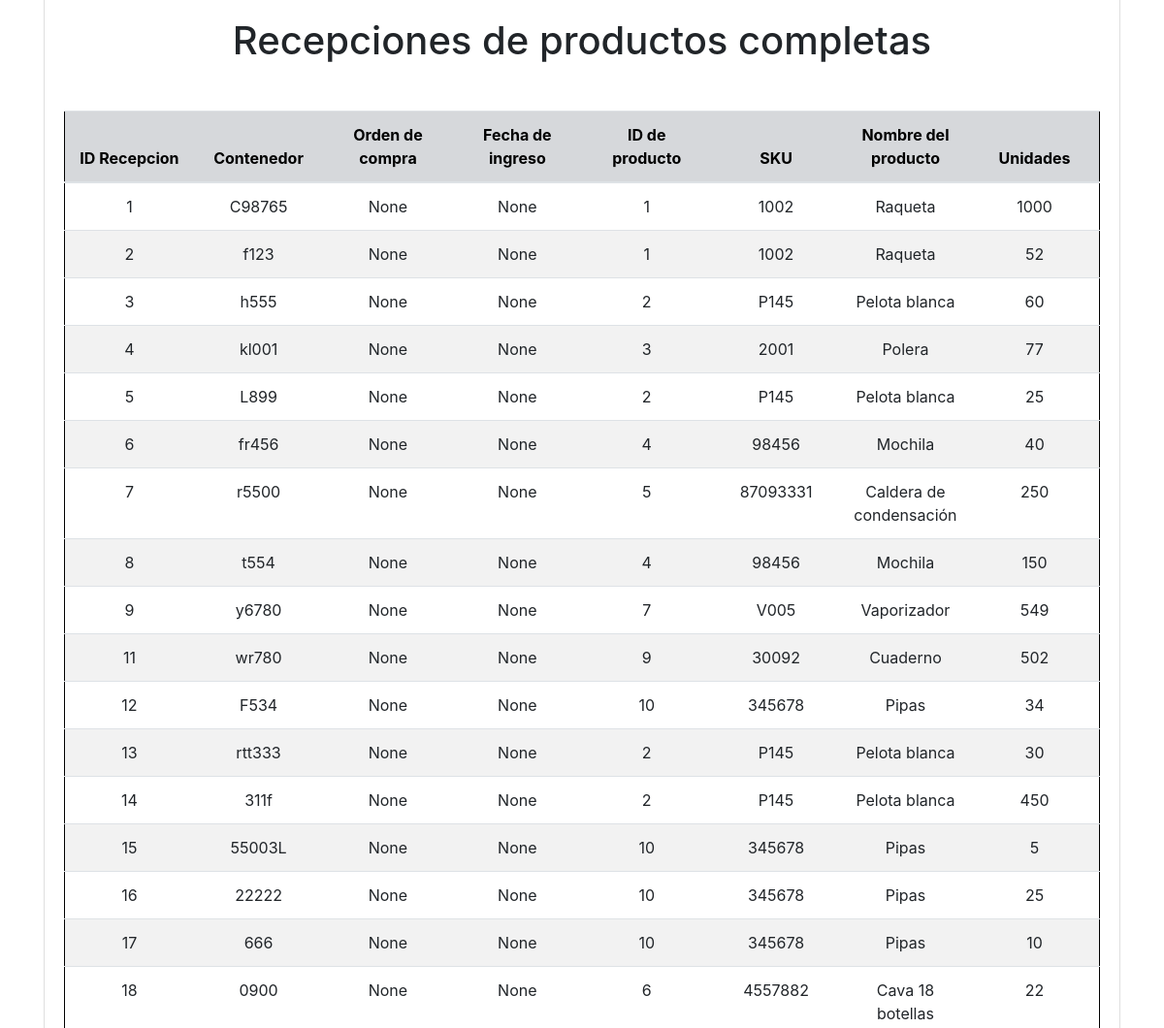
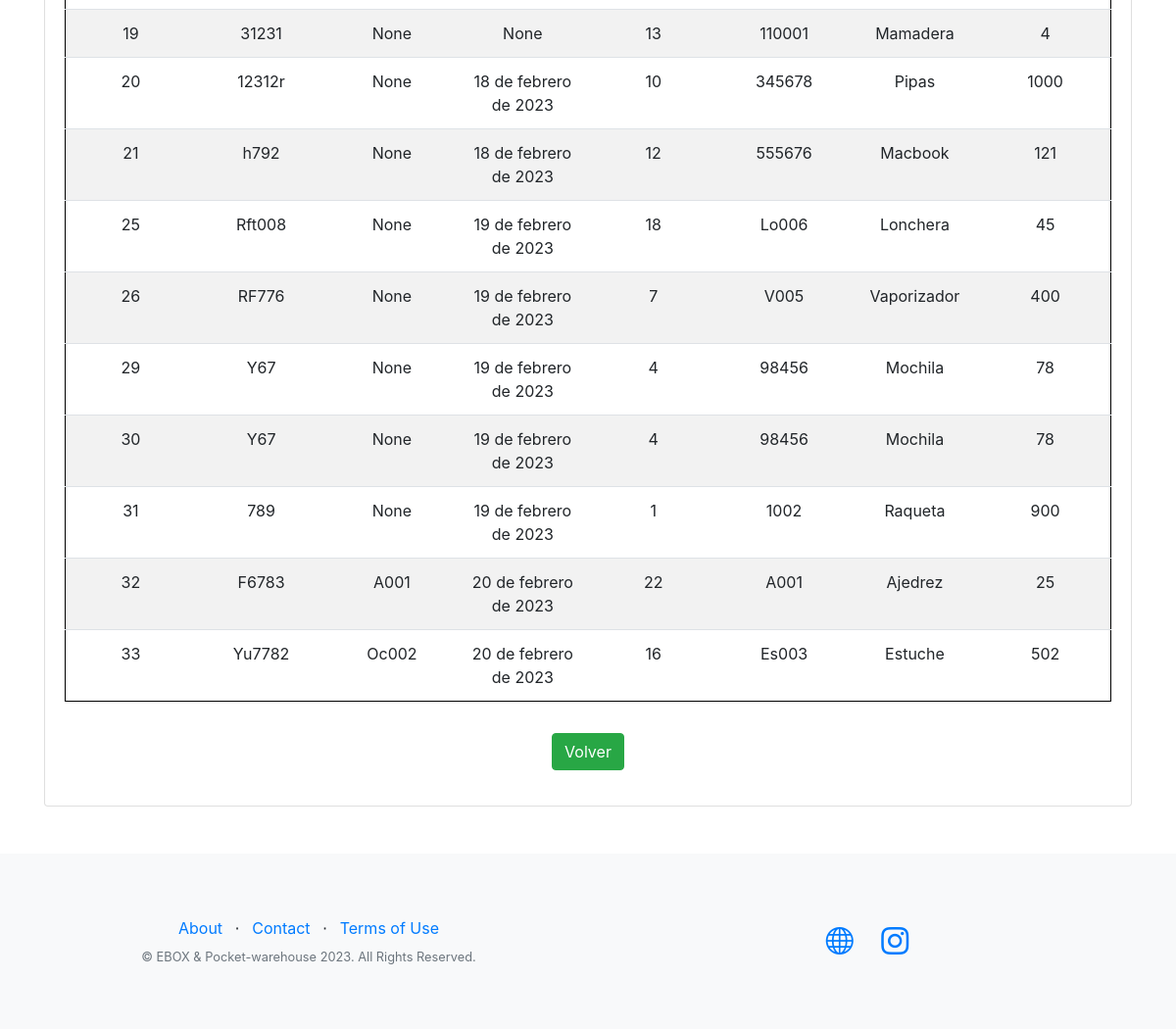
Before: /eboxApp/recepcion/wRecepcion_full/ (signed in, lower part) with the older database file (2 pictures, top to bottom).
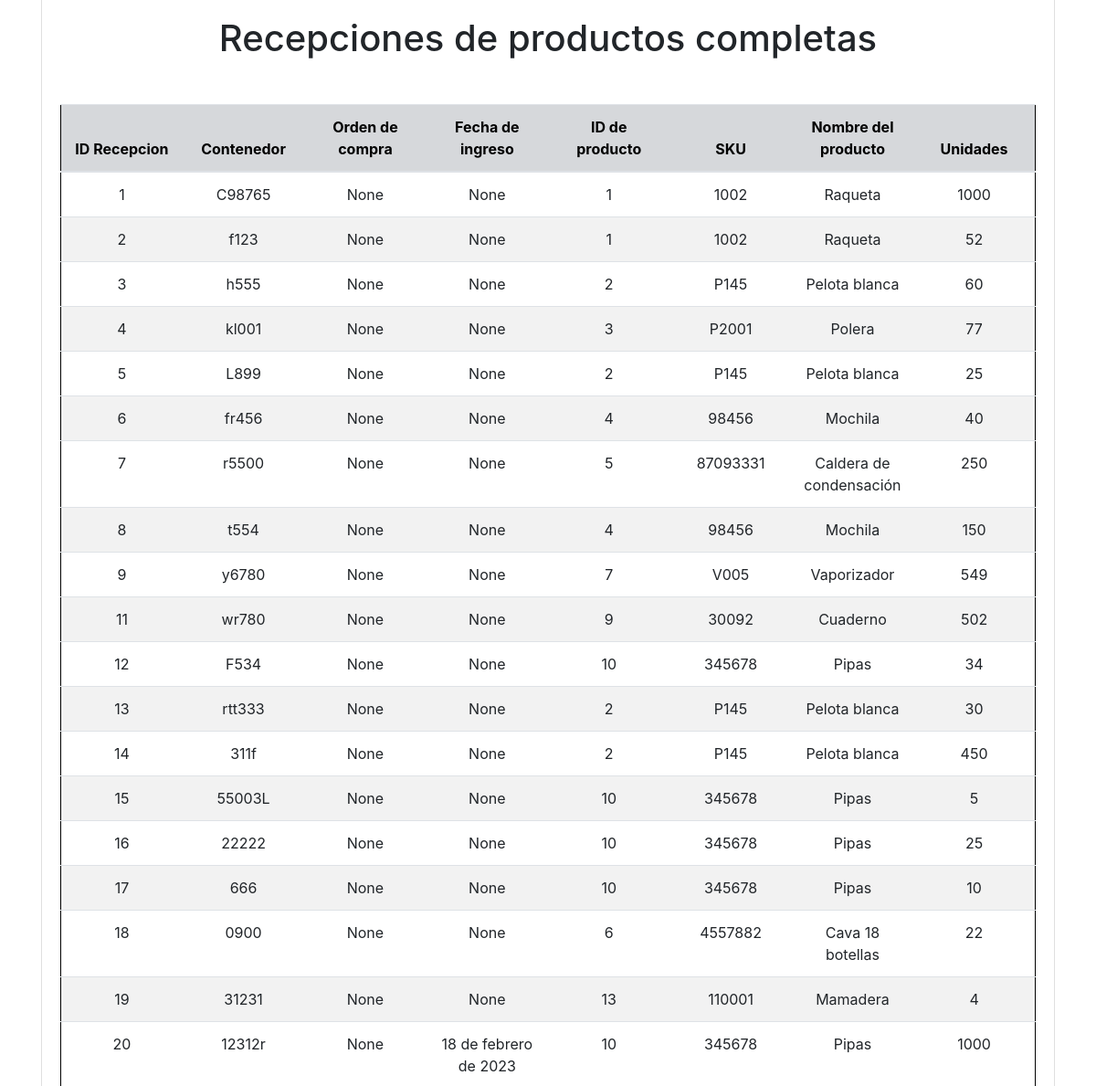
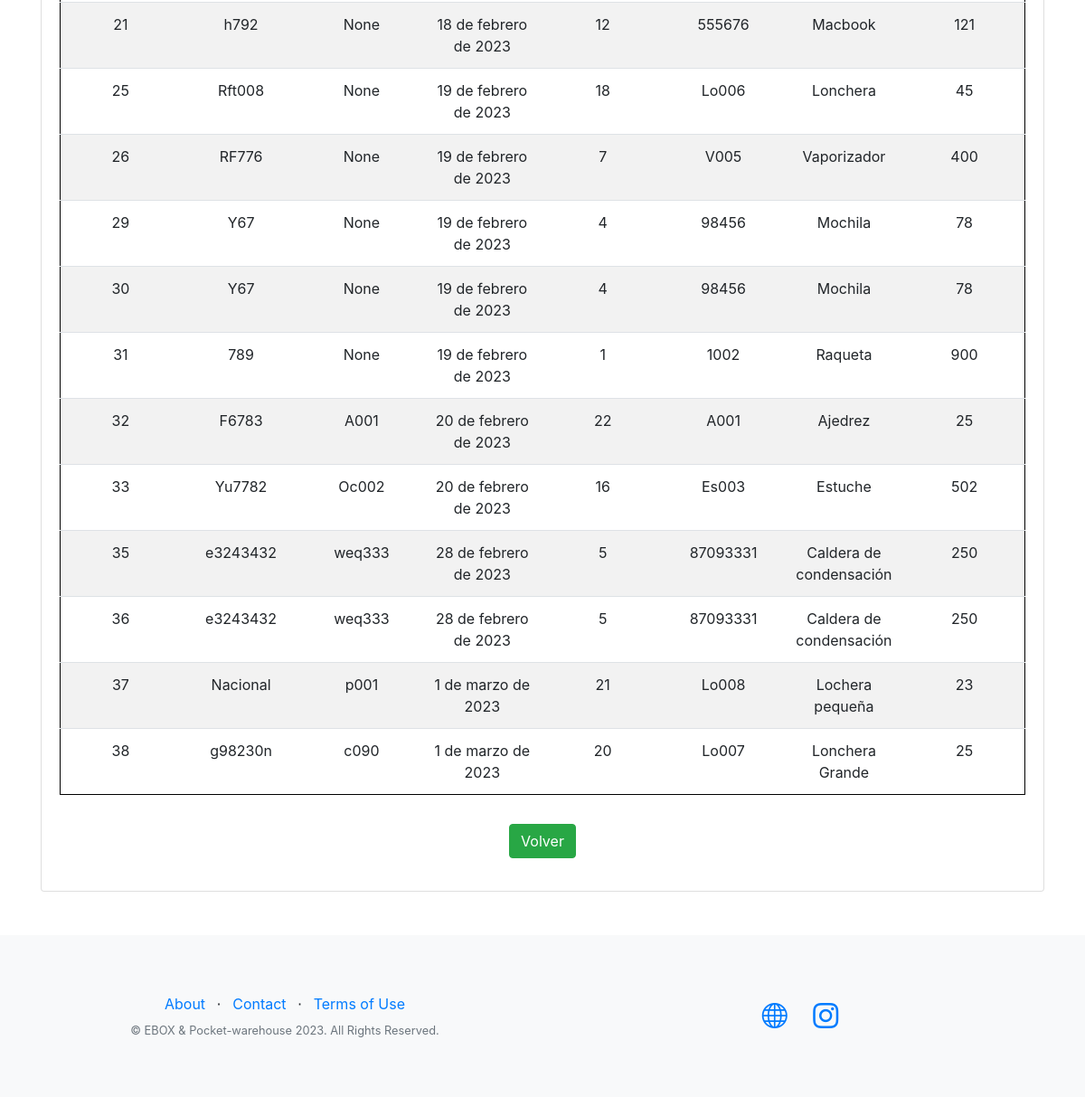
After: the same page with the newer database file (2 pictures, top to bottom).
### eboxApp/models.py (models this page shows, shortened)
class Recepcion(models.Model):
    num_contenedor = models.CharField(max_length=100)
    orden_compra = models.CharField(max_length=100, null = True)
    sku_in = models.ForeignKey(Maestra, on_delete=models.CASCADE)
    unidades_in = models.IntegerField()
    fecha_recepcion = models.DateField(null=True)

class Maestra(models.Model):
    nombre_producto = models.CharField(max_length=300)
    numero_sku = models.CharField(max_length=300)
    categoria = models.CharField(max_length=300)

### eboxApp/views.py (the view)
# urls.py: path('recepcion/wRecepcion_full/', views.buscarRecepcion, name = 'buscarTodoRecepcion'),
@login_required
def buscarRecepcion(request):
    if request.method == 'GET': # si existe una solicitud, get
        recepciones = Recepcion.objects.all()
        return render(request, 'eboxApp/wRecepcion_full.html', {'recepciones':recepciones })

### eboxApp/templates/eboxApp/wRecepcion_full.html (shortened to what this page needs)
{% extends "eboxApp/base.html" %}
{% load static %}
{% block contenido_que_cambia %}
<div class="container text-center">
    <div class="card mt-4">
        <div class="card-body">
            <h1 class="my-5">Recepciones de productos completas</h1>
            {% if recepciones %}
                <div class="table-responsive">
                    <table class="table table-hover">
                        <thead>
                            <tr class = "table-secondary">
                                <th>ID Recepcion</th>
                                <th>Contenedor</th>
                                <th>Orden de compra</th>
                                <th>Fecha de ingreso</th>
                                <th>ID de producto</th>
                                <th>SKU</th>
                                <th>Nombre del producto</th>
                                <th>Unidades</th>
                            </tr>
                        </thead>
                        <tbody>
                            {% for recepcion in recepciones %}
                                <tr>
                                    <td>{{recepcion.pk}}</td>
                                    <td>{{recepcion.num_contenedor}}</td>
                                    <td>{{recepcion.orden_compra}}</td>
                                    <td>{{recepcion.fecha_recepcion}}</td>
                                    <td>{{recepcion.sku_in.id}}</td>
                                    <td>{{recepcion.sku_in.numero_sku}}</td>
                                    <td>{{recepcion.sku_in.nombre_producto}}</td>
                                    <td>{{recepcion.unidades_in}}</td>
                                </tr>
                            {% endfor %}
                        </tbody>
                    </table>
                </div>
                <a class="btn btn-success my-3" href="{% url 'eboxApp:Recepcion' %}">Volver</a>
            {% else %}
                <div class="my-5">
                    <h3>No hay datos</h3>
                </div>
                <a class="btn btn-warning my-3" href="{% url 'eboxApp:Recepcion' %}">Volver</a>
            {% endif %}
        </div>
    </div>
</div>
{% endblock %}

Changed rows visible on the page:
changed through a linked row, Recepcion "kl001": sku_in.numero_sku "2001" → "P2001"
added Recepcion: pk "35", num_contenedor "e3243432", orden_compra "weq333", fecha_recepcion "28 de febrero de 2023", sku_in.id "5", sku_in.numero_sku "87093331", sku_in.nombre_producto "Caldera de condensación", unidades_in "250"
added Recepcion: pk "36", num_contenedor "e3243432", orden_compra "weq333", fecha_recepcion "28 de febrero de 2023", sku_in.id "5", sku_in.numero_sku "87093331", sku_in.nombre_producto "Caldera de condensación", unidades_in "250"
added Recepcion: pk "37", num_contenedor "Nacional", orden_compra "p001", fecha_recepcion "1 de marzo de 2023", sku_in.id "21", sku_in.numero_sku "Lo008", sku_in.nombre_producto "Lochera pequeña", unidades_in "23"
added Recepcion: pk "38", num_contenedor "g98230n", orden_compra "c090", fecha_recepcion "1 de marzo de 2023", sku_in.id "20", sku_in.numero_sku "Lo007", sku_in.nombre_producto "Lonchera Grande", unidades_in "25"
